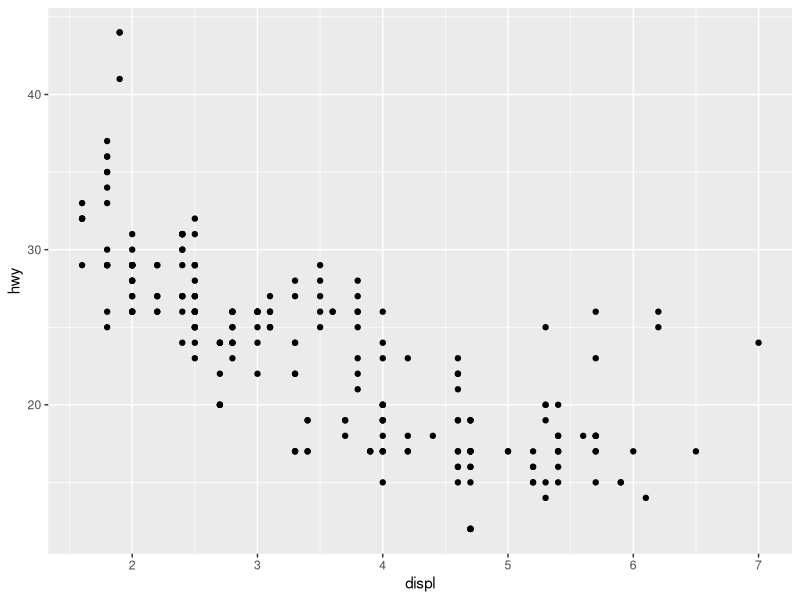
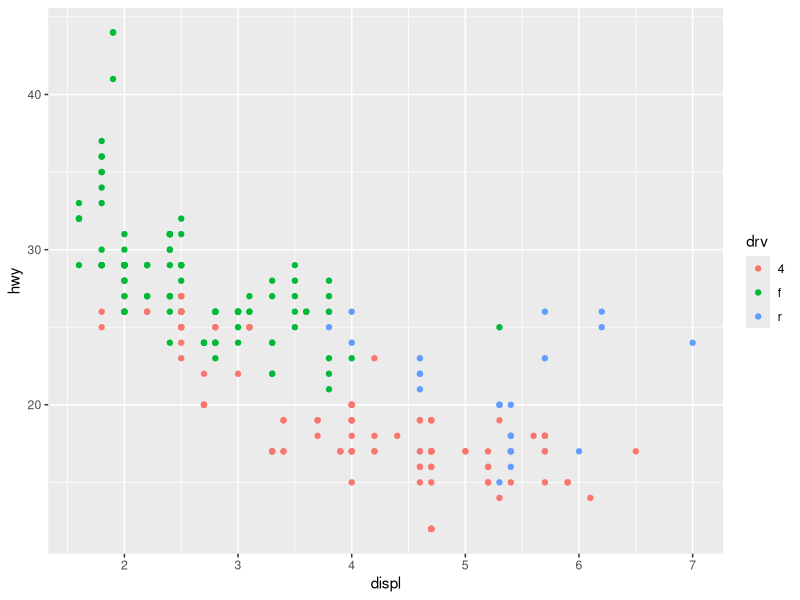
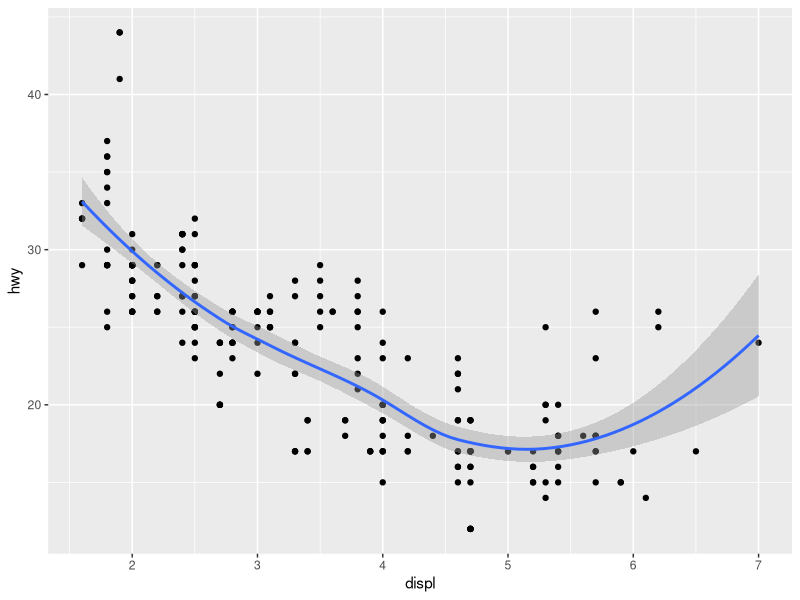
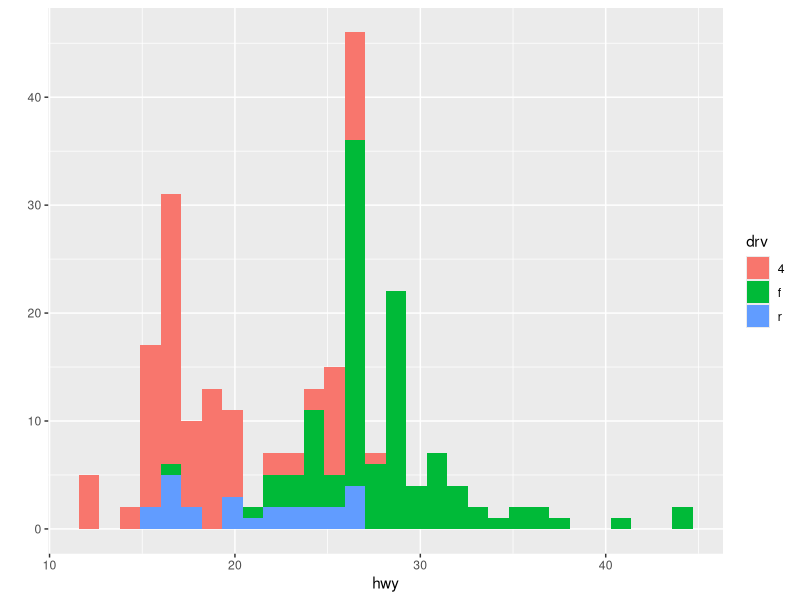
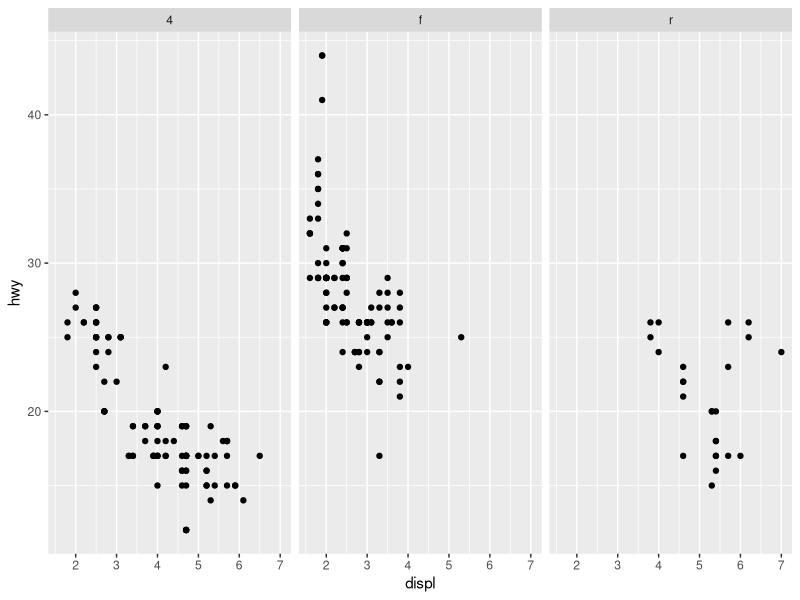
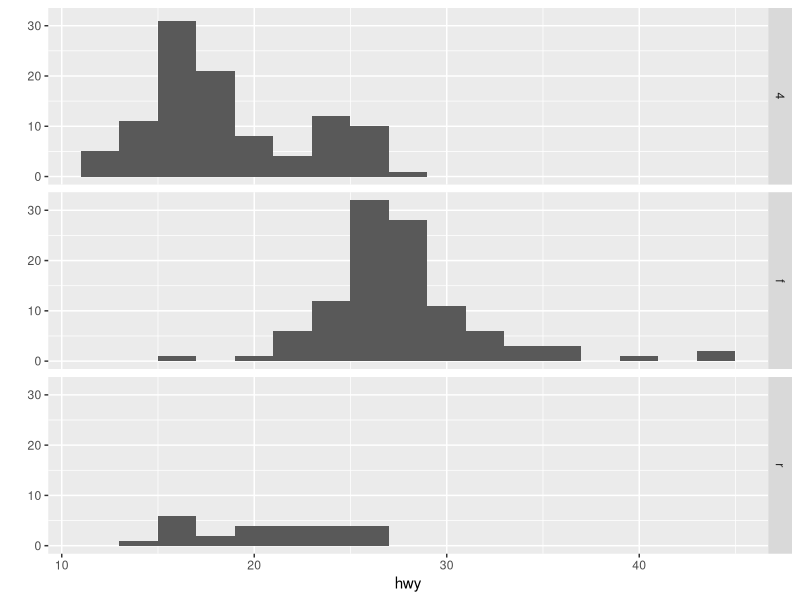
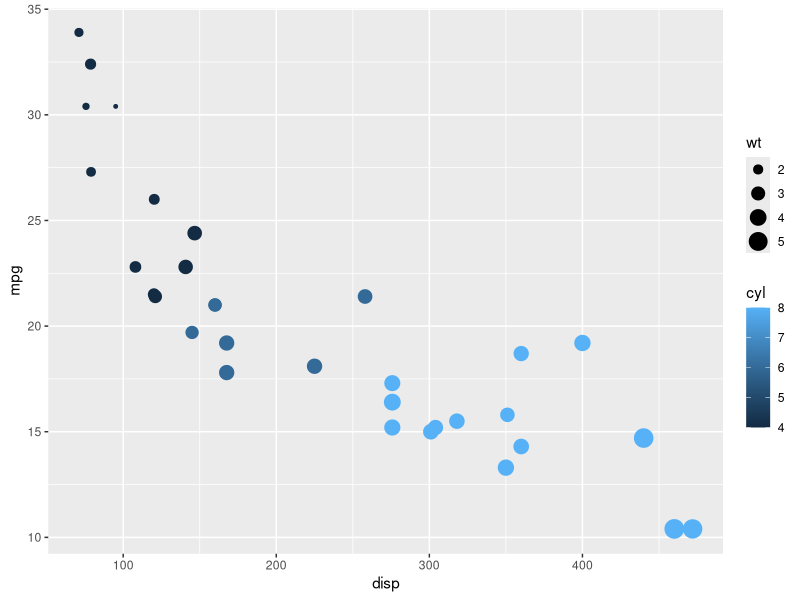
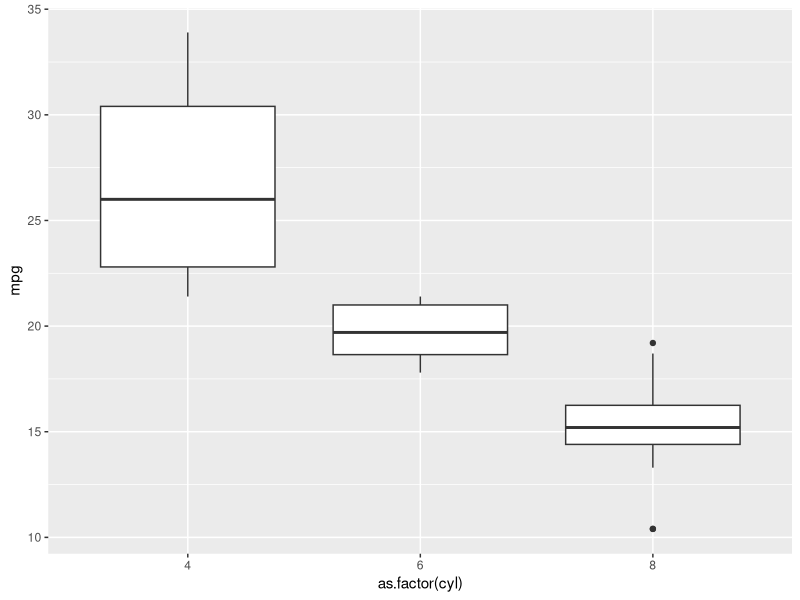

Write R code to recreate these figures, in order.
## ---- chunk 1
library(ggplot2)
head(mtcars)
str(mpg)
## ---- chunk 2
qplot(displ, hwy, data = mpg)
## ---- chunk 3
qplot(displ, hwy, data = mpg, color = drv)

## ---- chunk 4
qplot(displ, hwy, data = mpg, geom = c("point", "smooth"))

## ---- chunk 5
qplot(hwy, data = mpg, fill = drv)

## ---- chunk 6
qplot(displ, hwy, data = mpg, facets = . ~ drv)
qplot(hwy, data = mpg, facets = drv ~ ., binwidth = 2)
## ---- chunk 7
ggplot(mtcars, aes(x = disp, y = mpg, colour = cyl, size = wt)) +
  geom_point()

## ---- chunk 8
ggplot(mtcars, aes(x = as.factor(cyl), y = mpg)) + 
  geom_boxplot()
## ---- chunk 9
ggplot(mtcars, aes(x = mpg)) + 
  geom_histogram()
## ---- chunk 10
ggplot(mtcars, aes(x = as.factor(cyl), y = mpg, colour = as.factor(cyl))) + geom_boxplot()
## ---- chunk 11
ggplot(mtcars, aes(x = as.factor(cyl), y = mpg, fill = as.factor(cyl),)) + geom_boxplot()
## ---- chunk 12
ggplot(mtcars, aes(x = as.factor(cyl), y = mpg)) + 
  geom_boxplot(color = "red", fill = "pink")
## ---- chunk 13
ggplot(mtcars, aes(x = mpg)) + 
  geom_histogram() +
  xlab("Milhas por galão") +
  ylab("Frequência")
## ---- chunk 14
ggplot(mtcars, aes(x = as.factor(cyl), fill = as.factor(cyl))) + 
  geom_bar() +
  labs(fill = "cyl")
## ---- chunk 15
ggplot(mtcars, aes(x = as.factor(cyl), fill = as.factor(cyl))) + 
  geom_bar() +
  labs(fill = "cyl") +
  theme(legend.position="top")
## ---- chunk 16
ggplot(mtcars, aes(x = as.factor(cyl), fill = as.factor(cyl))) + 
  geom_bar() +
  guides(fill=FALSE)
